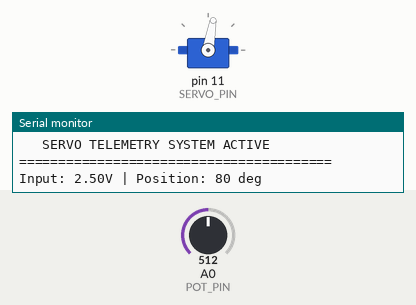
A sketch run on a simulated Arduino Uno, built with avr-gcc and run on an emulated ATmega328P. Shown: servo, the last lines printed to the serial monitor. The test bench sets the inputs (shaded band); at power-on: A0 (POT_PIN) = 512.

Above: at 1.2 s.
1.3 s: A0 (POT_PIN) set to 716
At 2.4 s:
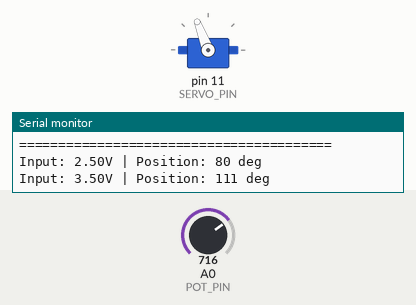
2.8 s: A0 (POT_PIN) set to 900
At 4.0 s:
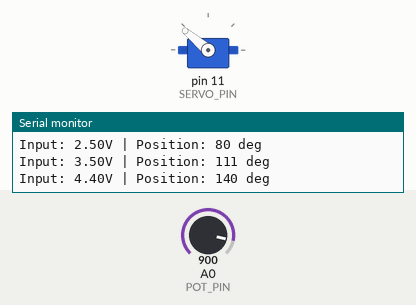
4.3 s: A0 (POT_PIN) set to 1023
At 5.1 s:
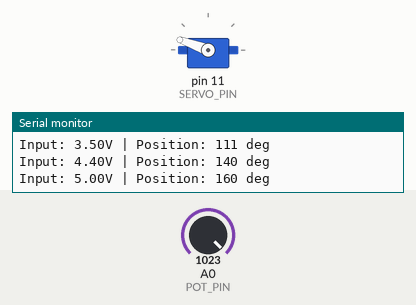
5.8 s: A0 (POT_PIN) set to 511
At 7.0 s:
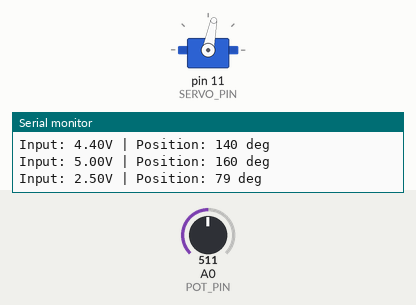
7.3 s: A0 (POT_PIN) set to 306
At 8.2 s:
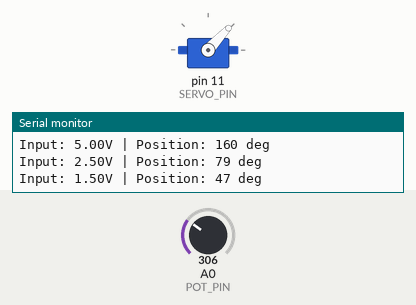
8.8 s: A0 (POT_PIN) set to 150
At 9.9 s:
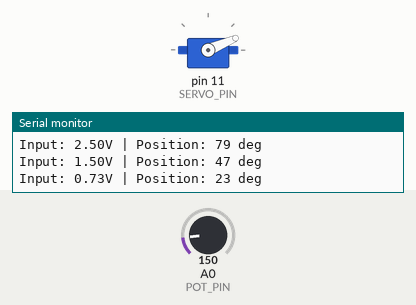
Timing chart, 0 to 11.3 s (numbered marks = the images above; inputs shaded):
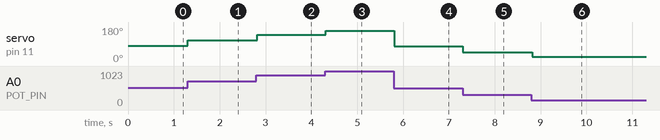

The sketch:

22-Servo-Control.ino
```cpp
// (licence header left out)
#include <Servo.h>

// --- PIN CONFIGURATION ---
const byte POT_PIN   = A0;
const byte SERVO_PIN = 11;

// --- CALIBRATION CONSTANTS ---
const float MAX_ANGLE   = 160.0;
const float MAX_ADC     = 1023.0;
const float REF_VOLTAGE = 5.0;

Servo myServo;

void setup() {
  Serial.begin(115200);
  myServo.attach(SERVO_PIN);

  Serial.println("========================================");
  Serial.println("   SERVO TELEMETRY SYSTEM ACTIVE        ");
  Serial.println("========================================");
}

void loop() {
  // 1. Raw Data Acquisition
  int adcValue = analogRead(POT_PIN);

  // 2. Linear Transfer Functions (y = mx)
  float voltage     = (REF_VOLTAGE / MAX_ADC) * adcValue;
  float targetAngle = (MAX_ANGLE / MAX_ADC) * adcValue;

  // 3. Data Type Optimization
  // Casting to byte (0-255) as the angle never exceeds 160
  byte currentAngle = (byte)targetAngle;

  // 4. Output to Hardware
  myServo.write(currentAngle);

  // 5. Intelligent Telemetry
  // Using a static byte initialized to an "out-of-range" value (255)
  // to ensure the first reading is always printed.
  static byte lastAngle = 255;

  if (currentAngle != lastAngle) {
    Serial.print("Input: ");
    Serial.print(voltage, 2);
    Serial.print("V | Position: ");
    Serial.print(currentAngle);
    Serial.println(" deg");

    lastAngle = currentAngle;
  }

  delay(20);
}
```

Measured:
- after the input at 1.3 s, servo on pin 11 (SERVO_PIN): 80° → 111° at once
- after the input at 2.8 s, servo on pin 11 (SERVO_PIN): 111° → 140° at once
- after the input at 4.3 s, servo on pin 11 (SERVO_PIN): 140° → 160° at once
- after the input at 5.8 s, servo on pin 11 (SERVO_PIN): 160° → 79° at once
- after the input at 7.3 s, servo on pin 11 (SERVO_PIN): 79° → 47° at once
- after the input at 8.8 s, servo on pin 11 (SERVO_PIN): 47° → 23° at once
